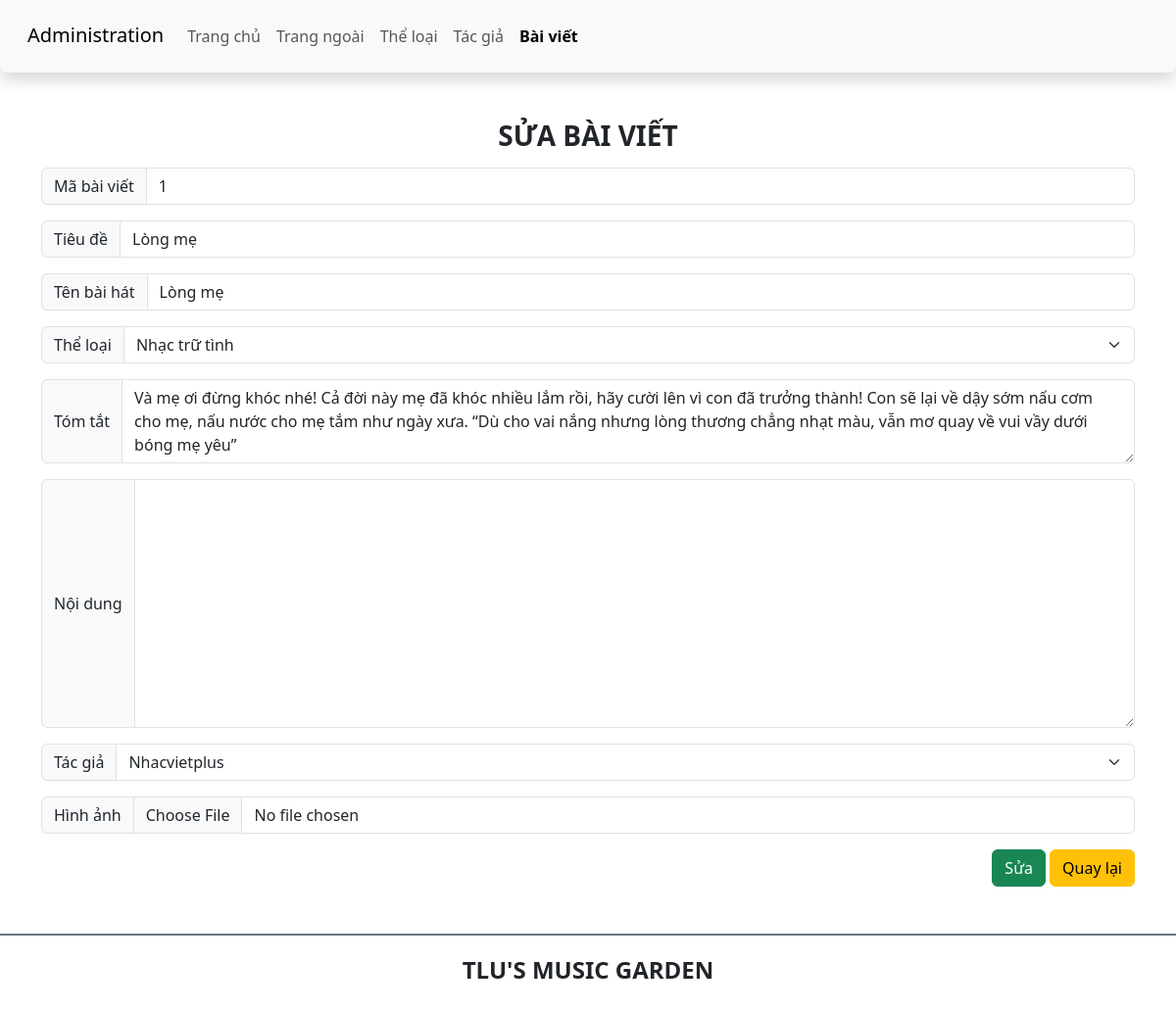
Page /ADMIN/edit_article.php?id=1 on the committed database.
### tables this page shows
CREATE TABLE `baiviet` (
  `ma_bviet` int(10) UNSIGNED NOT NULL,
  `tieude` varchar(200) NOT NULL,
  `ten_bhat` varchar(100) NOT NULL,
  `ma_tloai` int(10) UNSIGNED NOT NULL,
  `tomtat` text NOT NULL,
  `noidung` text DEFAULT NULL,
  `ma_tgia` int(10) UNSIGNED NOT NULL,
  `ngayviet` datetime NOT NULL DEFAULT current_timestamp(),
  `hinhanh` varchar(200) DEFAULT NULL
);

### ADMIN/edit_article.php (the view, shortened to what this page needs)
<!DOCTYPE html>
<html lang="en">
<head>
    <link href="https://cdn.jsdelivr.net/npm/bootstrap@5.3.0-alpha1/dist/css/bootstrap.min.css" rel="stylesheet">
    <link rel="stylesheet" href="https://cdnjs.cloudflare.com/ajax/libs/font-awesome/6.3.0/css/all.min.css" />
    <link rel="stylesheet" href="css/style_login.css">
</head>
<body>
    <header>
        <nav class="navbar navbar-expand-lg bg-body-tertiary shadow p-3 bg-white rounded">
            <div class="container-fluid">
                <div class="h3">
                    <a class="navbar-brand" href="#">Administration</a>
                </div>
                <div class="collapse navbar-collapse" id="navbarSupportedContent">
                    <ul class="navbar-nav me-auto mb-2 mb-lg-0">
                        <li class="nav-item">
                            <a class="nav-link" aria-current="page" href="./">Trang chủ</a>
                        </li>
                        <li class="nav-item">
                            <a class="nav-link" href="../index.php">Trang ngoài</a>
                        </li>
                        <li class="nav-item">
                            <a class="nav-link" href="category.php">Thể loại</a>
                        </li>
                        <li class="nav-item">
                            <a class="nav-link" href="author.php">Tác giả</a>
                        </li>
                        <li class="nav-item">
                            <a class="nav-link active fw-bold" href="article.php">Bài viết</a>
                        </li>
                    </ul>
                </div>
            </div>
        </nav>
    </header>
    <main class="container mt-5 mb-5">
        <?php
        $conn = mysqli_connect('localhost', 'root', '', 'btth01_cse485');
        if (isset($_GET['id'])) {
            $ma_bviet = intval($_GET['id']);
        } else {
            header('Location: article.php');
            exit();
        }
        $sql = "SELECT bv.*, tl.ten_tloai, tg.ten_tgia FROM baiviet bv, theloai tl, tacgia tg
        WHERE bv.ma_tgia = tg.ma_tgia AND bv.ma_tloai = tl.ma_tloai AND bv.ma_bviet = $ma_bviet";
        $result = mysqli_query($conn, $sql);
        $article = mysqli_fetch_assoc($result);
        ?>
        <div class="row">
            <div class="col-sm">
                <h3 class="text-center text-uppercase fw-bold">Sửa bài viết</h3>
                <form action="process_edit_article.php" method="post" enctype="multipart/form-data">
                    <div class="input-group mt-3 mb-3">
                        <span class="input-group-text" id="lblMaBaiViet">Mã bài viết</span>
                        <input type="text" class="form-control" name="txtMaBaiViet" value="<?php echo $article['ma_bviet']; ?>" readonly>
                    </div>
                    <div class="input-group mt-3 mb-3">
                        <span class="input-group-text" id="lblTieuDe">Tiêu đề</span>
                        <input type="text" class="form-control" name="txtTieuDe" value="<?php echo $article['tieude']; ?>">
                    </div>
                    <div class="input-group mt-3 mb-3">
                        <span class="input-group-text" id="lblTenBaiHat">Tên bài hát</span>
                        <input type="text" class="form-control" name="txtTenBaiHat" value="<?php echo $article['ten_bhat']; ?>">
                    </div>
                    <div class="input-group mt-3 mb-3">
                        <span class="input-group-text" id="lblTheLoai">Thể loại</span>
                        <select class="form-select" name="sltTheLoai" >
                            <?php
                            $con = mysqli_connect('localhost', 'root', '', 'btth01_cse485');
                            $sql = "SELECT * FROM theloai";
                            $result = mysqli_query($con, $sql);
                            while ($row = mysqli_fetch_assoc($result)) {
                                if ($row['ma_tloai'] == $article['ma_tloai']) {
                                    echo '<option value="' . $row['ma_tloai'] . '" selected>' . $row['ten_tloai'] . '</option>';
                                } else {
                                    echo '<option value="' . $row['ma_tloai'] . '">' . $row['ten_tloai'] . '</option>';
                                }
                            }
                            ?>
                        </select>
                    </div>
                    <div class="input-group mt-3 mb-3">
                        <span class="input-group-text" id="lblTomTat">Tóm tắt</span>
                        <textarea class="form-control" name="txtTomTat" rows="3"><?php echo $article['tomtat']; ?></textarea>
                    </div>
                    <div class="input-group mt-3 mb-3">
                        <span class="input-group-text" id="lblNoiDung">Nội dung</span>
                        <textarea class="form-control" name="txtNoiDung" rows="10"><?php echo $article['noidung']; ?></textarea>
                    </div>
                    <div class="input-group mt-3 mb-3">
                        <span class="input-group-text" id="lblTacGia">Tác giả</span>
                        <select class="form-select" name="sltTacGia">
                            <?php
                            $sql = "SELECT * FROM tacgia";
                            $result = mysqli_query($con, $sql);
                            while ($row = mysqli_fetch_assoc($result)) {
                                if ($row['ma_tgia'] == $article['ma_tgia']) {
                                    echo '<option value="' . $row['ma_tgia'] . '" selected>' . $row['ten_tgia'] . '</option>';
                                } else {
                                    echo '<option value="' . $row['ma_tgia'] . '">' . $row['ten_tgia'] . '</option>';
                                }
                            }
                            ?>
                        </select>
                    </div>
                    <div class="input-group mb-3">
                        <span class="input-group-text" id="lblHinhAnh">Hình ảnh</span>
                        <input type="file" class="form-control" name="fileHinhAnh">
                    </div>
                    <div class="form-group float-end">
                        <input type="submit" value="Sửa" class="btn btn-success">
                        <a href="article.php" class="btn btn-warning">Quay lại</a>
                    </div>
                </form>
    </main>
    <footer class="bg-white d-flex justify-content-center align-items-center border-top border-secondary  border-2" style="height:80px">
        <h4 class="text-center text-uppercase fw-bold">TLU's music garden</h4>
    </footer>
</body>
</html>

### rows in the picture
baiviet: txtMaBaiViet "1", txtTieuDe "Lòng mẹ", txtTenBaiHat "Lòng mẹ", txtTomTat "Và mẹ ơi đừng khóc nhé! Cả đời này mẹ đã khóc nhiều lắm rồi, hãy cười lên vì con đã trưởng thành! Con sẽ lại về dậy sớm nấu cơm cho mẹ, nấu nước cho mẹ tắm như ngày xưa. “Dù cho vai nắng nhưng lòng thương chẳng nhạt màu, vẫn mơ quay về vui vầy dưới bóng mẹ yêu”"

### other values in the picture
form field sltTheLoai "Nhạc trữ tình"
form field sltTacGia "Nhacvietplus"
